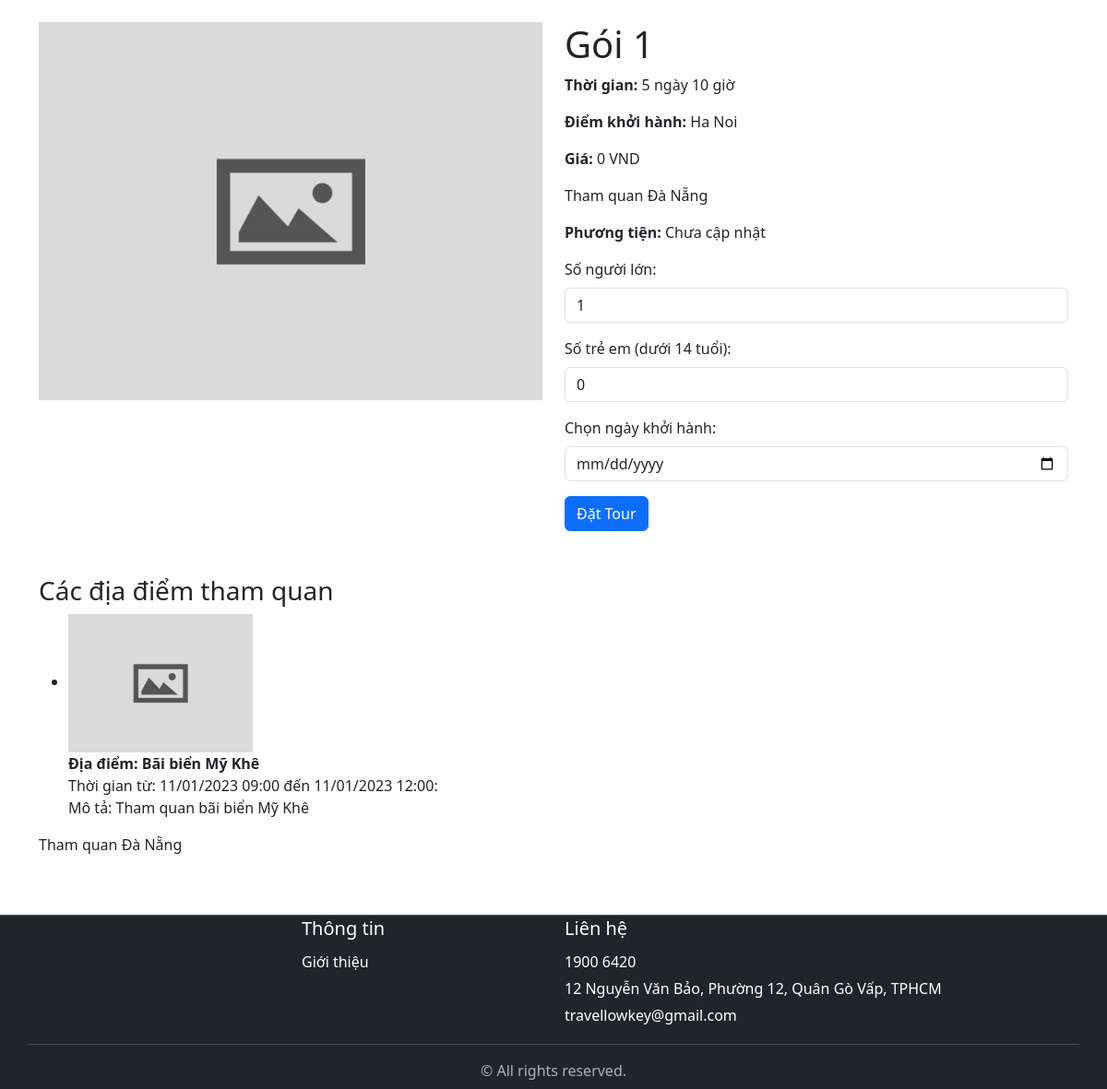
Page /modules/home/tour_detail.php?code=1 on the earlier database version.
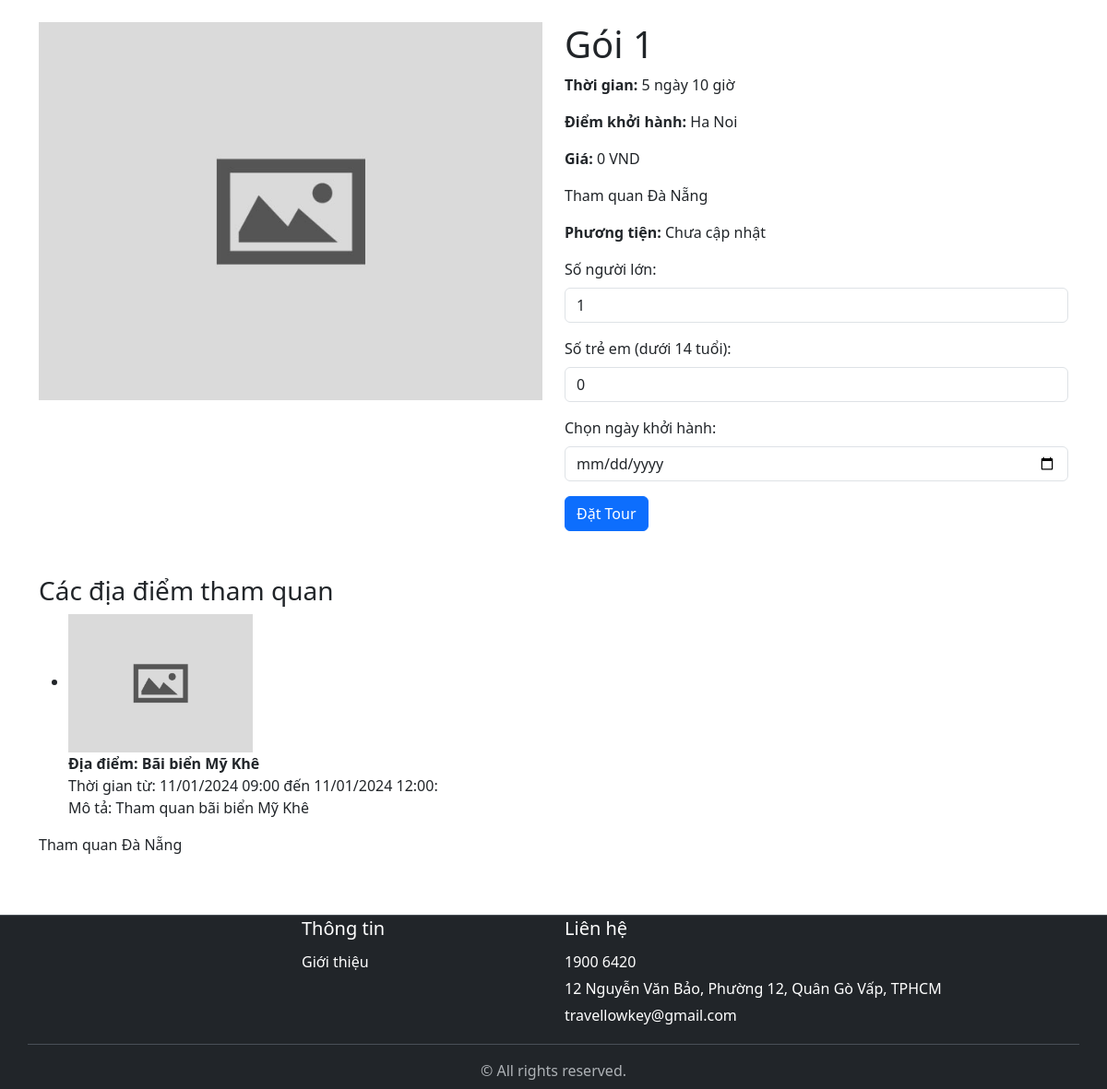
Same page on the later database version.
### tables this page shows
CREATE TABLE `sightseeingspot` (
  `spotCode` int(11) NOT NULL AUTO_INCREMENT,
  `spotName` varchar(100) DEFAULT NULL,
  `startTime` datetime DEFAULT NULL,
  `endTime` datetime DEFAULT NULL,
  `description` varchar(500) DEFAULT NULL,
  `tourPackageCode` int(11) DEFAULT NULL,
  `vehicleCode` int(11) DEFAULT NULL,
  `image` varchar(100) DEFAULT NULL,
  PRIMARY KEY (`spotCode`),
  KEY `tourPackageCode` (`tourPackageCode`),
  KEY `vehicleCode` (`vehicleCode`),
  CONSTRAINT `sightseeingspot_ibfk_1` FOREIGN KEY (`tourPackageCode`) REFERENCES `tourpackage` (`tourPackageCode`),
  CONSTRAINT `sightseeingspot_ibfk_2` FOREIGN KEY (`vehicleCode`) REFERENCES `vehicle` (`vehicleCode`)
);

### modules/home/tour_detail.php (the view, shortened to what the changed rows need)
<?php
$tourCode = isset($_GET['code']) ? $_GET['code'] : '';
$p = new clsKetNoi();
$conn = $p->ketNoiDB();
$queryTimeTour = "
        SELECT tp.tourPackageCode, tp.packageName, tp.startingPoint, tp.image, tp.description,
                MIN(t.startDate) AS minStartDate, MAX(t.endDate) AS maxEndDate,
               SUM(t.price) AS totalPrice
        FROM tourpackage tp
        LEFT JOIN tour t ON tp.tourPackageCode = t.tourPackageCode
        WHERE tp.tourPackageCode = " . $tourCode ."
        GROUP BY tp.tourPackageCode
    ";
$resultTimeTour = $conn->query($queryTimeTour);
$selectedTour = $resultTimeTour->fetch_assoc();
$querySightseeing = "SELECT * FROM sightseeingspot WHERE tourPackageCode = ?";
$stmtSightseeing = $conn->prepare($querySightseeing);
$stmtSightseeing->bind_param("i", $tourCode);
$stmtSightseeing->execute();
$resultSightseeing = $stmtSightseeing->get_result();
$sightseeingSpots = $resultSightseeing->fetch_all(MYSQLI_ASSOC);
?>
<!DOCTYPE html>
<html lang="vi">
<head>
    <link rel="stylesheet" href="/Tour_management/asset/css/bootstrap.min.css">
    <link rel="stylesheet" href="/Tour_management/asset/css/style.css">
</head>
<body>
<section class="tour-detail pb-5">
    <div class="container">
        <div class="row mt-4">
            <div class="col-md-6">
                <h1><?php echo $selectedTour['packageName']; ?></h1>
            </div>
        </div>
        <div class="row mt-5">
            <div class="col-12">
                <ul>
                    <?php foreach ($sightseeingSpots as $spot) { ?>
                        <li>
                            <img src="<?php echo $spot['image'] ? '/Tour_management/modules/sightseeing_spot/' . $spot['image'] : '/Tour_management/asset/images/default-thumbnail.jpg'; ?>" alt="<?php echo $spot['spotName']; ?>" class="img-fluid" style="max-width: 200px;">
                            <br>
                            <strong>Địa điểm: <?php echo $spot['spotName']; ?></strong>
                            <br>
                            Thời gian từ: <?php echo date('d/m/Y H:i', strtotime($spot['startTime'])); ?> đến <?php echo date('d/m/Y H:i', strtotime($spot['endTime'])); ?>:
                            <br>
                            Mô tả: <?php echo $spot['description']; ?>
                        </li>
                    <?php } ?>
                </ul>
            </div>
        </div>
    </div>
</section>
</body>
</html>

Differences in the rows shown:
changed sightseeingspot "Bãi biển Mỹ Khê": startTime "11/01/2023 09:00" → "11/01/2024 09:00"; endTime "11/01/2023 12:00" → "11/01/2024 12:00"
